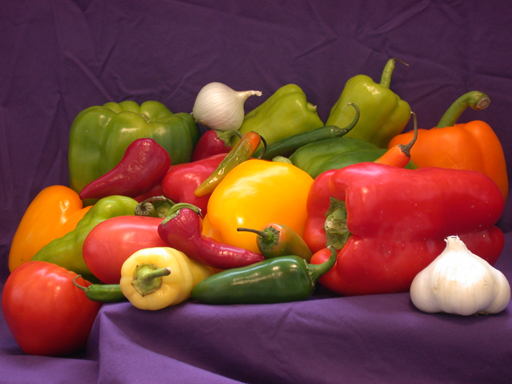
#> input picture Assignment-1/img.png, 512 x 384 px
$ jupyter execute question7.ipynb
#> lines starting #> are read from the running program, lines starting #| are printed output that depends on the picture
[cell 1]
# Lab Assignment - 1
# DIP Lab
# Date - 6 Aug 19
# Name - Ashish Goyal
# Id - 2016ucp1100

import cv2

img_object = cv2.imread('img.png',cv2.IMREAD_GRAYSCALE)
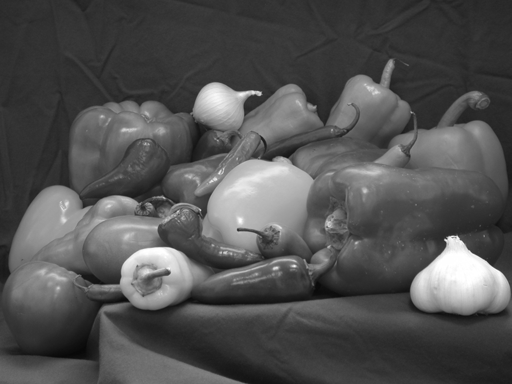
#> img_object: shape (384, 512); min 7, max 255, mean 81.6
cv2.imshow('Original image', img_object)
height, width = img_object.shape
#> height = 384; width = 512
for i in range(0, height):
        for j in range(0, width):
                img_object[i, j] = 255 - img_object[i, j]
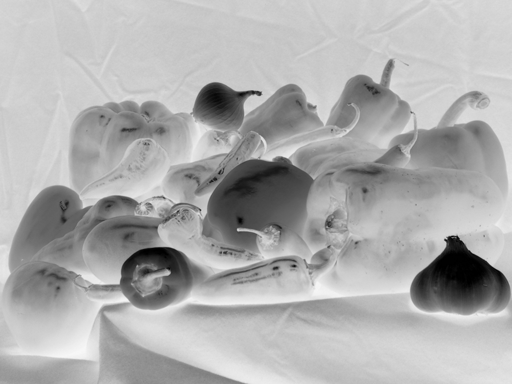
#> img_object: shape (384, 512); min 0, max 248, mean 173.4
cv2.imshow('Negative image', img_object)
cv2.waitKey(0)
cv2.destroyAllWindows()
